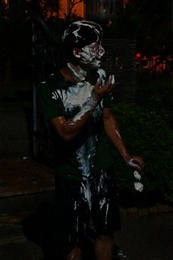
%> input picture Image-Enhancement/images/Original-image-02.bmp, 173 x 260 px, shrunk from 300 x 450 before the run, given in place of input1.bmp, which was not available; the run also reads 1 picture not shown here
$ octave main.m   (GNU Octave 9; MATLAB toolbox functions it lacks are replaced by stand-ins)
%> lines starting %> are read from the running program, lines starting %| are printed output that depends on the picture; pictures that were not available may be replaced by others from this repository, and a replacement may not be noted
### Image-Enhancement/img_enhance_homomorphic_and_alpha_trimmed.m
function [en_img] = img_enhance_homomorphic_and_alpha_trimmed ( img )

[H,W,L] = size(img);
RGB_temp = img_gamma_effect(img);

% RGB spatial domain Alpha trimmed filter
discard = 2;

for h = 1:H         % Alpha trimmed filter
    for w = 1:W
        for l = 1:L
            if w == 1 && h ==1
               container = [RGB_temp(1,1,l),RGB_temp(1,1,l),RGB_temp(1,2,l); ...
                            RGB_temp(1,1,l),RGB_temp(1,1,l),RGB_temp(1,2,l); ...
                            RGB_temp(2,1,l),RGB_temp(2,1,l),RGB_temp(2,2,l)];
            elseif w == 1 && h == H
               container = [RGB_temp(H-1,1,l),RGB_temp(H-1,1,l),RGB_temp(H-1,2,l); ...
                            RGB_temp(H,1,l),RGB_temp(H,1,l),RGB_temp(H,2,l); ...
                            RGB_temp(H,1,l),RGB_temp(H,1,l),RGB_temp(H,2,l)];
            elseif w == W && h == 1
               container = [RGB_temp(1,W-1,l),RGB_temp(1,W,l),RGB_temp(1,W,l); ...
                            RGB_temp(1,W-1,l),RGB_temp(1,W,l),RGB_temp(1,W,l); ...
                            RGB_temp(2,W-1,l),RGB_temp(2,W,l),RGB_temp(2,W,l)];
            elseif w == W && h == H
               container = [RGB_temp(H-1,W-1,l),RGB_temp(H-1,W,l),RGB_temp(H-1,W,l); ...
                            RGB_temp(H,W-1,l),RGB_temp(H,W,l),RGB_temp(H,W,l); ...
                            RGB_temp(H,W-1,l),RGB_temp(H,W,l),RGB_temp(H,W,l)];
            elseif w == 1 && h > 1 && h < H
               container = [RGB_temp(h-1,w,l),RGB_temp(h-1,w,l),RGB_temp(h-1,w+1,l); ...
                            RGB_temp(h,w,l),RGB_temp(h,w,l),RGB_temp(h,w+1,l); ...
                            RGB_temp(h+1,w,l),RGB_temp(h+1,w,l),RGB_temp(h+1,w+1,l)];
            elseif w == W && h > 1 && h < H
               container = [RGB_temp(h-1,w-1,l),RGB_temp(h-1,w,l),RGB_temp(h-1,w,l); ...
                            RGB_temp(h,w-1,l),RGB_temp(h,w,l),RGB_temp(h,w,l); ...
                            RGB_temp(h+1,w-1,l),RGB_temp(h+1,w,l),RGB_temp(h+1,w,l)];
            elseif w > 1 && w < W && h == 1
               container = [RGB_temp(h,w-1,l),RGB_temp(h,w,l),RGB_temp(h,w+1,l); ...
                            RGB_temp(h,w-1,l),RGB_temp(h,w,l),RGB_temp(h,w+1,l); ...
                            RGB_temp(h+1,w-1,l),RGB_temp(h+1,w,l),RGB_temp(h+1,w+1,l)];
            elseif w > 1 && w < W && h == H
               container = [RGB_temp(h-1,w-1,l),RGB_temp(h-1,w,l),RGB_temp(h-1,w+1,l); ...
                            RGB_temp(h,w-1,l),RGB_temp(h,w,l),RGB_temp(h,w+1,l); ...
                            RGB_temp(h,w-1,l),RGB_temp(h,w,l),RGB_temp(h,w+1,l)];
            else
               container = RGB_temp(h-1:h+1,w-1:w+1,l);
            end
            temp = sort(reshape(container,[],1));
            temp = temp(discard:length(temp)-discard);
            RGB_temp(h,w,l) = sum(temp)/length(temp);
        end
    end
end

% Transform to HSV color space
HSV = RGB_HSV (RGB_temp);
H_img = HSV(:,:,1);
S_img = HSV(:,:,2);
V_img = HSV(:,:,3);

penalty = 0.0001;
F_V = fft(log(V_img + penalty));
F_V = fftshift(F_V);

% Homomorphic frequency domain filter
filter = zeros(H,W);
for h = 1:H
    for w =1:W
        dist = ((h-(H/2))^2 + (w-(W/2))^2)^(0.5);
        dist = (dist)/((H/2)^2+(W/2)^2)^(0.5);
        filter(h,w) = 1.1/(1 + 2.5*exp(-0.3*(dist-1)))+0.01*exp(3*dist);

    end
end

% Filtering
F_V = F_V.*filter;

% Frequency domain to spatial domain
F_V = fftshift(F_V);
inF_V = ifft(F_V);
V_img = exp(real(inF_V));

% HSV color space to RGB color space
HSV = cat(3,H_img,S_img,V_img);
en_img = img_gamma_correct(HSV_RGB(HSV));

for h = 2:H-1          % Laplacian sharpening
    for w = 2:W-1
        for c = 1:L
            container = RGB_temp(h-1:h+1,w-1:w+1,l);
            filter = [1,1,1;1,-8,1;1,1,1];
            sharpness = sum(sum(container.*filter));
            RGB_temp(h,w,l) = RGB_temp(h,w,l)+sharpness;
        end
    end
end

end

### Image-Enhancement/img_gamma_effect.m
function output = img_gamma_effect ( input )
         [H,W,L] = size(input);
         input = double(input);
         input = input/255;
         output = zeros(H,W,L);
         for h = 1:H
             for w = 1:W
                 for l = 1:L
                     if input(h,w,l) <= 0.018
                        output(h,w,l) = input(h,w,l)*4.5;
                     end
                     if input(h,w,l) > 0.018
                        output(h,w,l) = 1.099*(input(h,w,l)^(0.45))-0.099;
                     end
                 end
             end
         end
end

### Image-Enhancement/RGB_HSV.m
function HSV = RGB_HSV( RGB )

if size(size(RGB), 2) == 2
   comp = size(RGB,1);
   width = size(RGB,2);
   height = 1;
   container = RGB;
else
    height = size(RGB,1);
    width = size(RGB,2);
    length = height*width;
    comp = size(RGB,3);
    container = reshape(RGB, length, comp)';
end

maximum = max(container);
minimum = min(container);
max_min = maximum-minimum;
HSV = zeros(length,comp);

HSV(:,3) = maximum;
for k = 1:length
    if maximum(k) == minimum(k)
        HSV(k,1) = 0;
    elseif maximum(k) == container(1, k) && container(2, k)>=container(3, k)
        HSV(k,1) = 60*(container(2, k)-container(3, k))/max_min(k);
    elseif maximum(k) == container(1, k) && container(2, k)<container(3, k)
        HSV(k,1) = 60*(container(2, k)-container(3, k))/max_min(k) + 360;
    elseif maximum(k) == container(2, k)
        HSV(k,1) = 60*(container(3, k)-container(1, k))/max_min(k) + 120;
    elseif maximum(k) == container(3, k)
        HSV(k,1) = 60*(container(1, k)-container(2, k))/max_min(k) + 240;
    end
    if max(k)==0
        HSV(k,2) = 0;
    else
        HSV(k,2) = max_min(k)/maximum(k);
    end
end


if size(size(RGB), 2) ~=2
    HSV = reshape(HSV, height, width, comp);
end

end

### Image-Enhancement/HSV_RGB.m
function RGB = HSV_RGB( HSV )

height = size(HSV,1);
width = size(HSV,2);
comp = size(HSV,3);
container = reshape(HSV, height*width, comp);
RGB = zeros(height*width,comp);
height*width;
for i = 1:height*width
    Hi = mod( floor(container(i,1)/60), 6 );
    F = container(i,1)/60 - Hi;
    P = container(i,3)*(1 - container(i,2));
    Q = container(i,3)*(1 - F*container(i,2));
    T = container(i,3)*(1 - (1-F)*container(i,2));
    switch Hi
           case 0,RGB(i,:) = [container(i,3),T,P]';
           case 1,RGB(i,:) = [Q,container(i,3),P]';
           case 2,RGB(i,:) = [P,container(i,3),T]';
           case 3,RGB(i,:) = [P,Q,container(i,3)]';
           case 4,RGB(i,:) = [T,P,container(i,3)]';
           case 5,RGB(i,:) = [container(i,3),P,Q]';
    end
end
RGB = reshape(RGB, height, width, comp);
end

### Image-Enhancement/img_gamma_correct.m
function output = img_gamma_correct ( input )
         [H,W,L] = size(input);
         output = zeros(H,W,L);
         for h = 1:H
             for w = 1:W
                 for l = 1:L
                     if input(h,w,l) < 0.081
                        output(h,w,l) = input(h,w,l) /4.5;
                     end
                     if input(h,w) >= 0.081
                        output(h,w,l) = ((input(h,w,l)+0.099)/1.099)^(1/0.45);
                     end
                 end
             end
         end
         output = output*255;
         output = uint8(output);
end

### Image-Enhancement/main.m
clear;
clc;
%  Method 1 Homomorphic filter and Alpha trimmed filter
img1 = imread('input1.bmp');
%> img1 is the input picture: size 260x173x3 uint8; mean R, G, B 13, 12.4, 8.6
output1 = img_enhance_homomorphic_and_alpha_trimmed(img1);
%> after the loop in img_enhance_homomorphic_and_alpha_trimmed, `for h = 1:H`:
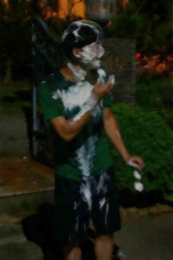
%> RGB_temp: size 260x173x3 double; mean R, G, B 0.124, 0.131, 0.0804
%> after the loop in img_enhance_homomorphic_and_alpha_trimmed, `for h = 1:H`: container = [0.111 0.12 0.12; 0.121 0.145 0.145; 0.121 0.145 0.145]
%> in img_enhance_homomorphic_and_alpha_trimmed, `H_img = HSV(:,:,1);`:
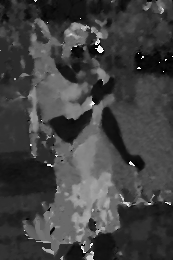
%> H_img: size 260x173 double; min 0, max 360, mean 93.1; drawn with min black and max white
%> in img_enhance_homomorphic_and_alpha_trimmed, `S_img = HSV(:,:,2);`:
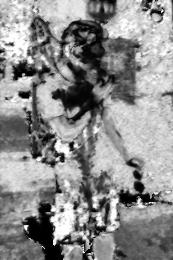
%> S_img: size 260x173 double; min 0, max 1, mean 0.555
%> after the loop in img_enhance_homomorphic_and_alpha_trimmed, `for h = 1:H`:
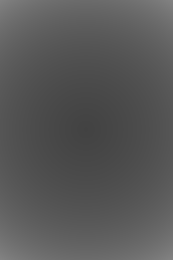
%> filter: size 260x173 double; min 0.262, max 0.515, mean 0.345
%> in img_enhance_homomorphic_and_alpha_trimmed, `V_img = exp(real(inF_V));`:
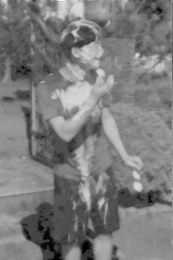
%> V_img: size 260x173 double; min 0.0406, max 1.05, mean 0.533; drawn with min black and max white
%> the loop in HSV_RGB, `for i = 1:height*width` made 44980 passes
%> (Hi, F, P, Q, T) on passes 1 to 3: (0, 0.303, 0.0851, 0.476, 0.255), (0, 0.353, 0.0738, 0.431, 0.268), (0, 0.43, 0.063, 0.364, 0.29)
%> in HSV_RGB, `RGB = reshape(RGB, height, width, comp);`:
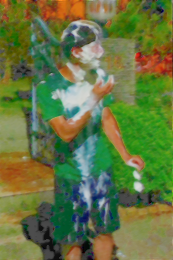
%> RGB: size 260x173x3 double; mean R, G, B 0.417, 0.484, 0.271; drawn with min black and max white
%> after the loop in img_gamma_correct, `for h = 1:H`:
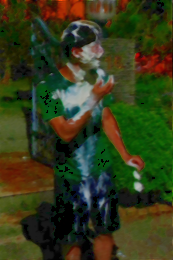
%> output: size 260x173x3 double; mean R, G, B 0.227, 0.257, 0.116; drawn with min black and max white
%> after the loop in img_enhance_homomorphic_and_alpha_trimmed, `for h = 2:H-1`: RGB_temp: size 260x173x3 double; 27.44% of the values are NaN or infinite; the others: min 1.51e-11, max 1.42e+308, mean Inf
imwrite(output1,'output1_homomorphic.bmp');

img2 = imread('input2.bmp');
output2 = img_enhance_homomorphic_and_alpha_trimmed(img2);
%> (the run ends here)
